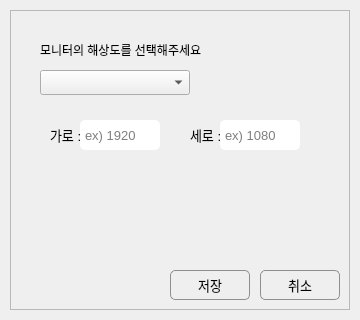
<?xml version="1.0" encoding="UTF-8"?>
<ui version="4.0">
 <class>ImageWindow</class>
 <widget class="QDialog" name="ImageWindow">
  <property name="geometry">
   <rect>
    <x>0</x>
    <y>0</y>
    <width>360</width>
    <height>320</height>
   </rect>
  </property>
  <property name="font">
   <font>
    <family>Nanum Gothic</family>
   </font>
  </property>
  <property name="windowTitle">
   <string>설정</string>
  </property>
  <property name="styleSheet">
   <string notr="true">QMainWindow{
	background-color: #EFEFEF;
}</string>
  </property>
  <property name="sizeGripEnabled">
   <bool>false</bool>
  </property>
  <property name="modal">
   <bool>true</bool>
  </property>
  <widget class="QFrame" name="frame_main">
   <property name="geometry">
    <rect>
     <x>10</x>
     <y>10</y>
     <width>340</width>
     <height>300</height>
    </rect>
   </property>
   <property name="font">
    <font>
     <family>Arial</family>
    </font>
   </property>
   <property name="styleSheet">
    <string notr="true">background: white;
border: 1px solid black;
border-radius: 5px;
QLabel {
	border: none;
	color: black;
}
QLineEdit {
	color: black;
	border-radius: 5px;
	padding-left: 3px;
	background: white;
}
</string>
   </property>
   <property name="frameShape">
    <enum>QFrame::Shape::StyledPanel</enum>
   </property>
   <property name="frameShadow">
    <enum>QFrame::Shadow::Raised</enum>
   </property>
   <widget class="QPushButton" name="button_save">
    <property name="geometry">
     <rect>
      <x>160</x>
      <y>260</y>
      <width>80</width>
      <height>30</height>
     </rect>
    </property>
    <property name="sizePolicy">
     <sizepolicy hsizetype="Minimum" vsizetype="Minimum">
      <horstretch>0</horstretch>
      <verstretch>0</verstretch>
     </sizepolicy>
    </property>
    <property name="font">
     <font>
      <family>Arial</family>
      <pointsize>10</pointsize>
      <bold>false</bold>
      <hintingpreference>PreferVerticalHinting</hintingpreference>
     </font>
    </property>
    <property name="autoFillBackground">
     <bool>false</bool>
    </property>
    <property name="styleSheet">
     <string notr="true">QPushButton {
    border-radius: 5px;
	color:black;
    border: 1px solid #8f8f91;
    background-color: #EFEFEF;
    padding: 2px 4px;
}</string>
    </property>
    <property name="text">
     <string>저장</string>
    </property>
    <property name="icon">
     <iconset theme="QIcon::ThemeIcon::InsertText"/>
    </property>
    <property name="autoExclusive">
     <bool>false</bool>
    </property>
    <property name="default">
     <bool>false</bool>
    </property>
    <property name="flat">
     <bool>false</bool>
    </property>
   </widget>
   <widget class="QPushButton" name="button_cancel">
    <property name="geometry">
     <rect>
      <x>250</x>
      <y>260</y>
      <width>80</width>
      <height>30</height>
     </rect>
    </property>
    <property name="sizePolicy">
     <sizepolicy hsizetype="Minimum" vsizetype="Minimum">
      <horstretch>0</horstretch>
      <verstretch>0</verstretch>
     </sizepolicy>
    </property>
    <property name="font">
     <font>
      <family>Arial</family>
      <pointsize>10</pointsize>
      <bold>false</bold>
      <hintingpreference>PreferVerticalHinting</hintingpreference>
     </font>
    </property>
    <property name="autoFillBackground">
     <bool>false</bool>
    </property>
    <property name="styleSheet">
     <string notr="true">QPushButton {
    border-radius: 5px;
	color:black;
    border: 1px solid #8f8f91;
    background-color: #EFEFEF;
    padding: 2px 4px;
}</string>
    </property>
    <property name="text">
     <string>취소</string>
    </property>
    <property name="icon">
     <iconset theme="QIcon::ThemeIcon::InsertText"/>
    </property>
    <property name="autoExclusive">
     <bool>false</bool>
    </property>
    <property name="default">
     <bool>false</bool>
    </property>
    <property name="flat">
     <bool>false</bool>
    </property>
   </widget>
   <widget class="QLabel" name="label_tip">
    <property name="geometry">
     <rect>
      <x>30</x>
      <y>30</y>
      <width>200</width>
      <height>20</height>
     </rect>
    </property>
    <property name="font">
     <font>
      <family>Arial</family>
      <pointsize>9</pointsize>
     </font>
    </property>
    <property name="styleSheet">
     <string notr="true">border:none;
color:black;</string>
    </property>
    <property name="text">
     <string>모니터의 해상도를 선택해주세요</string>
    </property>
    <property name="alignment">
     <set>Qt::AlignmentFlag::AlignLeading|Qt::AlignmentFlag::AlignLeft|Qt::AlignmentFlag::AlignVCenter</set>
    </property>
   </widget>
   <widget class="QComboBox" name="comboBox_run">
    <property name="geometry">
     <rect>
      <x>30</x>
      <y>60</y>
      <width>150</width>
      <height>25</height>
     </rect>
    </property>
    <property name="font">
     <font>
      <family>Arial</family>
      <pointsize>10</pointsize>
     </font>
    </property>
    <property name="styleSheet">
     <string notr="true">QComboBox
{
  selection-color: white;
  selection-background-color: blue;
}</string>
    </property>
    <property name="placeholderText">
     <string>선택하세요</string>
    </property>
   </widget>
   <widget class="QLineEdit" name="lineEdit_width">
    <property name="geometry">
     <rect>
      <x>70</x>
      <y>110</y>
      <width>80</width>
      <height>30</height>
     </rect>
    </property>
    <property name="font">
     <font>
      <family>Arial</family>
      <pointsize>10</pointsize>
     </font>
    </property>
    <property name="styleSheet">
     <string notr="true">color:black;
border-radius: 5px;
padding-left:3px;</string>
    </property>
    <property name="inputMask">
     <string/>
    </property>
    <property name="text">
     <string/>
    </property>
    <property name="maxLength">
     <number>32767</number>
    </property>
    <property name="placeholderText">
     <string>ex) 1920</string>
    </property>
   </widget>
   <widget class="QLineEdit" name="lineEdit_height">
    <property name="geometry">
     <rect>
      <x>210</x>
      <y>110</y>
      <width>80</width>
      <height>30</height>
     </rect>
    </property>
    <property name="font">
     <font>
      <family>Arial</family>
      <pointsize>10</pointsize>
     </font>
    </property>
    <property name="styleSheet">
     <string notr="true">color:black;
border-radius: 5px;
padding-left:3px;</string>
    </property>
    <property name="inputMask">
     <string/>
    </property>
    <property name="text">
     <string/>
    </property>
    <property name="maxLength">
     <number>32767</number>
    </property>
    <property name="placeholderText">
     <string>ex) 1080</string>
    </property>
   </widget>
   <widget class="QLabel" name="label_width">
    <property name="geometry">
     <rect>
      <x>40</x>
      <y>110</y>
      <width>30</width>
      <height>30</height>
     </rect>
    </property>
    <property name="font">
     <font>
      <family>Arial</family>
      <pointsize>10</pointsize>
     </font>
    </property>
    <property name="styleSheet">
     <string notr="true">border:none;
color:black;</string>
    </property>
    <property name="text">
     <string>가로 :</string>
    </property>
    <property name="alignment">
     <set>Qt::AlignmentFlag::AlignLeading|Qt::AlignmentFlag::AlignLeft|Qt::AlignmentFlag::AlignVCenter</set>
    </property>
   </widget>
   <widget class="QLabel" name="label_height">
    <property name="geometry">
     <rect>
      <x>180</x>
      <y>110</y>
      <width>30</width>
      <height>30</height>
     </rect>
    </property>
    <property name="font">
     <font>
      <family>Arial</family>
      <pointsize>10</pointsize>
     </font>
    </property>
    <property name="styleSheet">
     <string notr="true">border:none;
color:black;</string>
    </property>
    <property name="text">
     <string>세로 :</string>
    </property>
    <property name="alignment">
     <set>Qt::AlignmentFlag::AlignLeading|Qt::AlignmentFlag::AlignLeft|Qt::AlignmentFlag::AlignVCenter</set>
    </property>
   </widget>
  </widget>
 </widget>
 <resources/>
 <connections/>
</ui>
